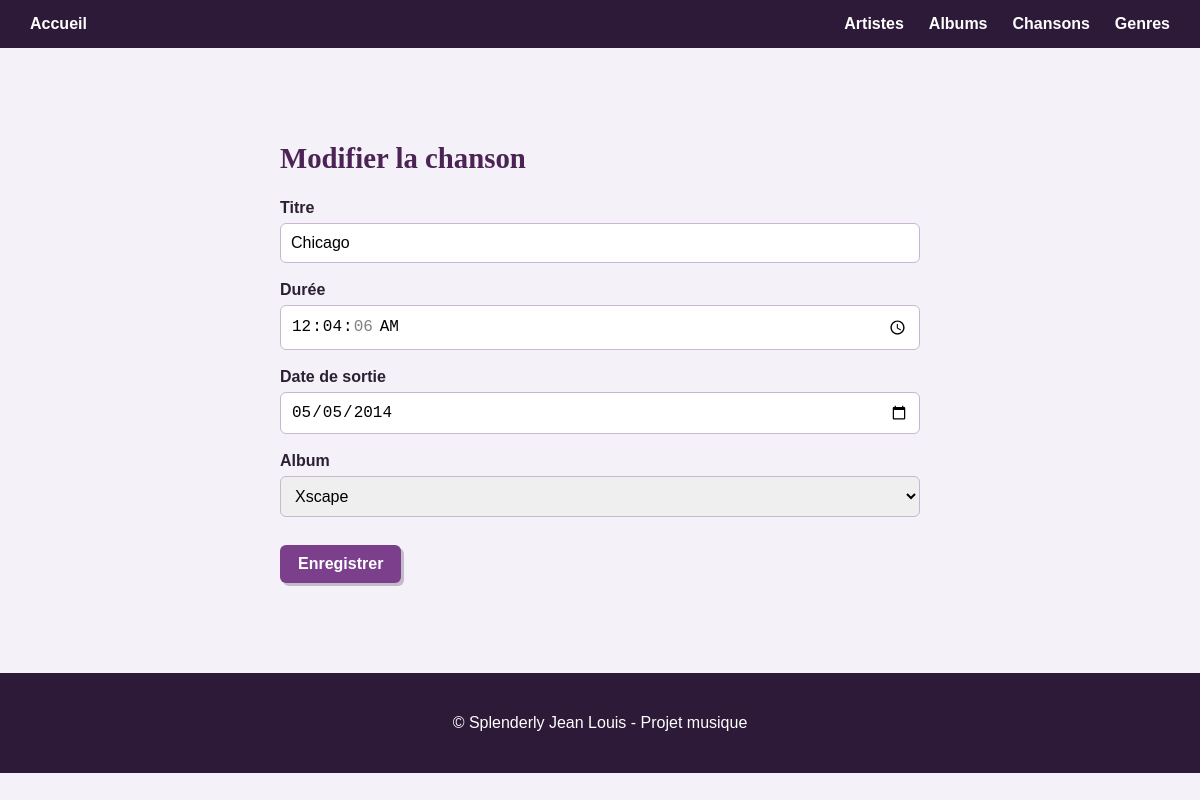
The app's page /chanson-edit.php?id=1 with its own data.
### tables this page shows
CREATE TABLE
    chanson (
        id INT AUTO_INCREMENT PRIMARY KEY,
        titre VARCHAR(100) NOT NULL,
        duration TIME,
        date_sortie DATE,
        album_id INT,
        CONSTRAINT fk_chanson_album FOREIGN KEY (album_id) REFERENCES album (id)
    );

CREATE TABLE
    album (
        id INT AUTO_INCREMENT PRIMARY KEY,
        titre VARCHAR(100) NOT NULL,
        date_sortie DATE,
        description TEXT,
        artiste_id INT,
        CONSTRAINT fk_album_artiste FOREIGN KEY (artiste_id) REFERENCES artiste (id)
    );

### Classes/CRUD.php (called while the page is built, shortened)
<?php
class CRUD extends PDO
{
    public function select(string $table, $field = "id", $order = "ASC"): array{
        $sql = "SELECT * FROM $table ORDER BY $field $order";
        $stmt = $this->query($sql);
        return $stmt->fetchAll();
    }
    public function selectId(string $table, int|string $value, $field = 'id'): bool|array{
        $sql = "SELECT * FROM $table WHERE $field = :$field";
        $stmt = $this->prepare($sql);
        $stmt->bindValue(":$field", $value);
        $stmt->execute();
        $count = $stmt->rowCount();
        if ($count == 1) {
            return $stmt->fetch();
        } else {
            return false;
        }
    }
}

### Classes/Chanson.php (called while the page is built, shortened)
<?php
require_once('CRUD.php');
class Chanson extends Style {
    public static function trouver(CRUD $crud, $id){
        return $crud->selectId('chanson', $id);
    }
}

### Classes/Album.php (called while the page is built, shortened)
<?php
require_once('CRUD.php');
class Album{
    public static function tous(CRUD $crud){
        return $crud->select('album');
    }
}

### chanson-edit.php (the view, shortened to what this page needs)
<?php
$id = $_GET['id'];
require_once('Classes/CRUD.php');
require_once('Classes/Chanson.php');
require_once('Classes/Album.php');
$crud = new CRUD;
$chanson = Chanson::trouver($crud, $id);
if ($chanson) {
    extract($chanson);
} else {
    header('location:chanson-index.php');
    die();
}
$albums = Album::tous($crud);
?>
<!DOCTYPE html>
<html lang="fr">
<head>
    <link rel="stylesheet" href="css/style.css">
</head>
<body>
    <?php require_once('nav.php'); ?>
    <main>
        <div class="container">
            <form action="chanson-update.php" method="post">
                <h2>Modifier la chanson</h2>
                <label>Titre
                    <input type="text" name="titre" value="<?= $titre; ?>" required>
                </label>
                <label>Durée
                    <input type="time" name="duration" value="<?= $duration; ?>">
                </label>
                <label>Date de sortie
                    <input type="date" name="date_sortie" value="<?= $date_sortie; ?>">
                </label>
                <label>Album
                    <select name="album_id">
                        <?php foreach ($albums as $album) { ?>
                            <option value="<?= $album['id']; ?>"
                                <?= ($album['id'] == $album_id) ? 'selected' : ''; ?>>
                                <?= $album['titre']; ?>
                            </option>
                        <?php } ?>
                    </select>
                </label>
                <input type="submit"  value="Enregistrer">
            </form>
        </div>
    </main>
    <?php require_once('footer.php'); ?>
</body>
</html>

### css/style.css (style rules this page uses)
* { box-sizing: border-box; }
body { margin: 0; font-family: "Trebuchet MS", Arial, sans-serif; background-color: #f5f1f8; color: #2b2033; }
main { max-width: 1100px; margin: 40px auto; padding: 0 20px; }
h1, h2, h3 { font-family: Georgia, "Times New Roman", serif; color: #4b2354; }
h2 { font-size: 1.8rem; }
.container { max-width: 700px; margin: 0 auto; }
form { padding: 30px; }
label { display: block; margin-bottom: 18px; font-weight: bold; }
input, select { width: 100%; padding: 10px; margin-top: 6px; border: 1px solid #c9b7cf; border-radius: 6px; font-size: 1rem; }
form input[type="submit"] { width: auto; margin-top: 10px; padding: 10px 18px; border: none; border-radius: 6px; background-color: #7b3f8c; color: white; cursor: pointer; font-weight: bold; box-shadow: 3px 3px 0 rgba(45, 25, 56, 0.25); }

### records on screen
chanson: titre "Chicago", duration "00:04:06", date_sortie "05/05/2014", album_id "Xscape"
